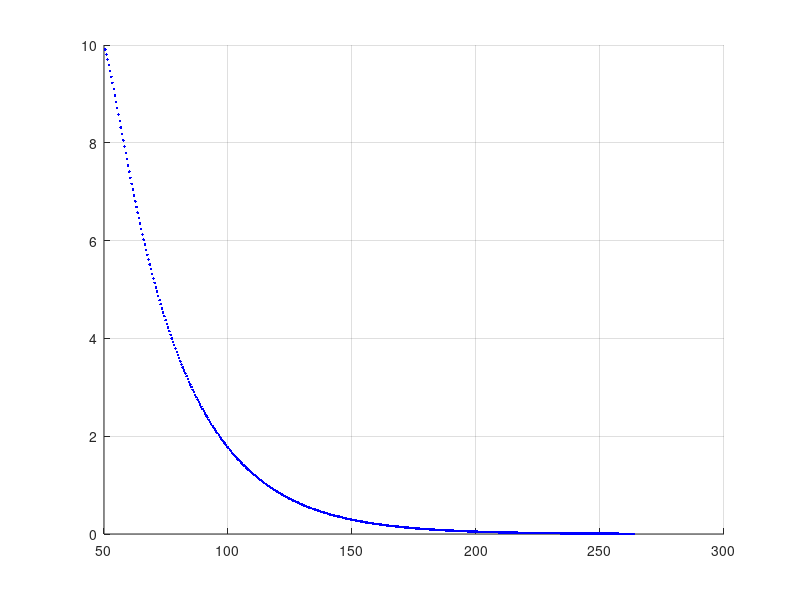
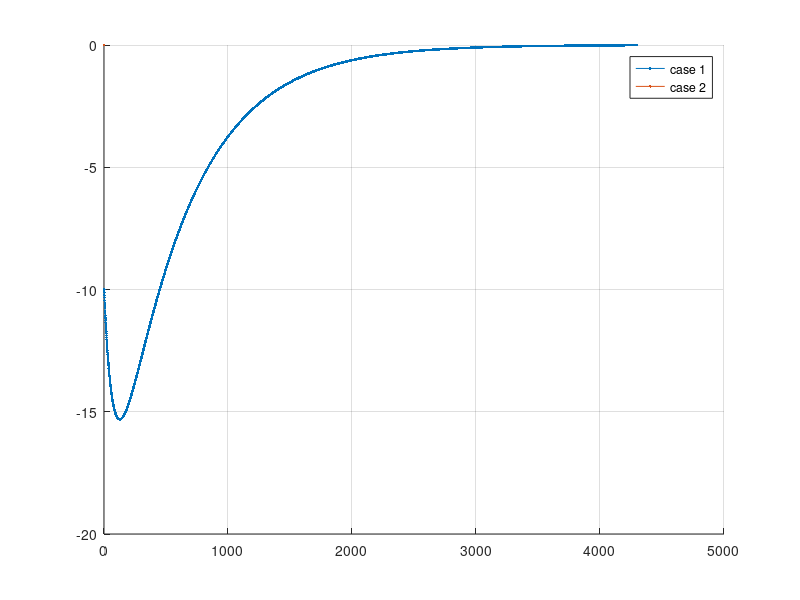

Source code (MATLAB) for these figures, in order:
close all

%inputs
case_num = 4;
switch case_num
    case 1
        theta = 0;
        y = 40;
        x = 20;
    case 2
        theta = 90;
        y = -30;
        x = 10;
    case 3
        theta = -140;
        y = 30;
        x = 40;
    case 4
        theta = -10;
        y = 10;
        x = 50;
    otherwise
        disp("Error!");
        return;
end

%fixed param
L = 2.5;
T = 0.1;
v = 0.5;

%tunabel param (stopping criteria)
y_threshold = 0.1;
theta_threshold = 0.01;

indx = 0;

x_vec = x;
y_vec = y;
theta_vec = theta;
u_vec = 0;

% control param
K_y = 4.5;

figure
hold on
grid on
axis on



while ((abs(y) > y_threshold || abs(theta) > theta_threshold) && indx < 10000)
    indx = indx + 1;
    % compute error of theta and y
    e_theta = 0 - theta;
    e_y = 0 - y;
    
    e_theta = e_theta / 360;
    e_y = e_y / 200;
    
    u = K_y * (e_y + e_theta);
%     
    u_vec = [u_vec u];
%     
%     u = deg2rad(u);
    theta_rad = deg2rad(theta);
    
    %update theta,x and y
    theta_curr = theta_rad + v * T * tan(u) / L;
    x_curr = x + v * T * cos(theta_rad);
    y_curr = y + v * T * sin(theta_rad);
    
    % update theta,x,y,u
    theta = rad2deg(theta_curr);
    x = x_curr;
    y = y_curr;
    
    theta_vec = [theta_vec theta];
    x_vec = [x_vec x];
    y_vec = [y_vec y];

    if (mod(indx, 10) == 0)
        plot(x, y, 'b.-');
        pause(0.01);
    end
end

%%
figure
hold on
grid on
plot(theta_vec, '.-');

plot(0, 0);

legend("case 1", "case 2", "case 3", "case 4")